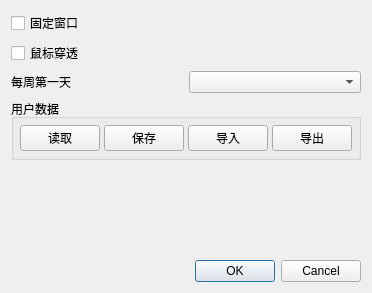
<?xml version="1.0" encoding="UTF-8"?>
<ui version="4.0">
 <class>SettingDialog</class>
 <widget class="QDialog" name="SettingDialog">
  <property name="geometry">
   <rect>
    <x>0</x>
    <y>0</y>
    <width>278</width>
    <height>293</height>
   </rect>
  </property>
  <property name="windowTitle">
   <string>设置</string>
  </property>
  <layout class="QVBoxLayout" name="verticalLayout">
   <item>
    <widget class="QCheckBox" name="checkBox">
     <property name="text">
      <string>固定窗口</string>
     </property>
    </widget>
   </item>
   <item>
    <widget class="QCheckBox" name="checkBox_2">
     <property name="text">
      <string>鼠标穿透</string>
     </property>
    </widget>
   </item>
   <item>
    <layout class="QHBoxLayout" name="horizontalLayout">
     <item>
      <widget class="QLabel" name="label">
       <property name="text">
        <string>每周第一天</string>
       </property>
      </widget>
     </item>
     <item>
      <widget class="QComboBox" name="firstDay"/>
     </item>
    </layout>
   </item>
   <item>
    <widget class="QGroupBox" name="groupBox">
     <property name="title">
      <string>用户数据</string>
     </property>
     <layout class="QHBoxLayout" name="horizontalLayout_3">
      <property name="spacing">
       <number>4</number>
      </property>
      <property name="leftMargin">
       <number>6</number>
      </property>
      <property name="topMargin">
       <number>6</number>
      </property>
      <property name="rightMargin">
       <number>6</number>
      </property>
      <property name="bottomMargin">
       <number>6</number>
      </property>
      <item>
       <widget class="QPushButton" name="loadButton">
        <property name="text">
         <string>读取</string>
        </property>
       </widget>
      </item>
      <item>
       <widget class="QPushButton" name="saveButton">
        <property name="text">
         <string>保存</string>
        </property>
       </widget>
      </item>
      <item>
       <widget class="QPushButton" name="importButton">
        <property name="text">
         <string>导入</string>
        </property>
       </widget>
      </item>
      <item>
       <widget class="QPushButton" name="exportButton">
        <property name="text">
         <string>导出</string>
        </property>
       </widget>
      </item>
     </layout>
     <zorder>pushButton</zorder>
     <zorder>pushButton_2</zorder>
     <zorder>importButton</zorder>
     <zorder>loadButton</zorder>
     <zorder>saveButton</zorder>
     <zorder>exportButton</zorder>
    </widget>
   </item>
   <item>
    <spacer name="verticalSpacer">
     <property name="orientation">
      <enum>Qt::Vertical</enum>
     </property>
     <property name="sizeHint" stdset="0">
      <size>
       <width>20</width>
       <height>40</height>
      </size>
     </property>
    </spacer>
   </item>
   <item>
    <widget class="QDialogButtonBox" name="buttonBox">
     <property name="orientation">
      <enum>Qt::Horizontal</enum>
     </property>
     <property name="standardButtons">
      <set>QDialogButtonBox::Cancel|QDialogButtonBox::Ok</set>
     </property>
    </widget>
   </item>
  </layout>
 </widget>
 <resources/>
 <connections>
  <connection>
   <sender>buttonBox</sender>
   <signal>accepted()</signal>
   <receiver>SettingDialog</receiver>
   <slot>accept()</slot>
   <hints>
    <hint type="sourcelabel">
     <x>248</x>
     <y>254</y>
    </hint>
    <hint type="destinationlabel">
     <x>157</x>
     <y>274</y>
    </hint>
   </hints>
  </connection>
  <connection>
   <sender>buttonBox</sender>
   <signal>rejected()</signal>
   <receiver>SettingDialog</receiver>
   <slot>reject()</slot>
   <hints>
    <hint type="sourcelabel">
     <x>316</x>
     <y>260</y>
    </hint>
    <hint type="destinationlabel">
     <x>286</x>
     <y>274</y>
    </hint>
   </hints>
  </connection>
 </connections>
</ui>
